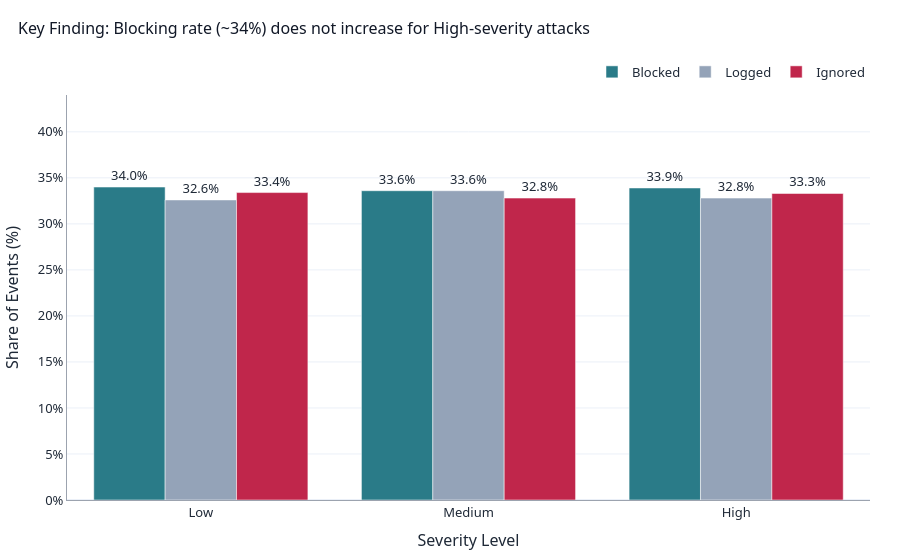

Write notebook code for a chart like this one.
### Markdown cell above
## 3. Inline Preview — Key Finding: Response Action by Severity

### Code cell
act = pd.crosstab(clean["Severity Level"], clean["Action Taken"], normalize="index").mul(100).round(1)
act_long = act.reset_index().melt(id_vars="Severity Level", var_name="Action Taken", value_name="Percent")
fig = px.bar(
    act_long,
    x="Severity Level",
    y="Percent",
    color="Action Taken",
    barmode="group",
    category_orders={"Severity Level": analysis.SEV_ORDER, "Action Taken": analysis.ACTION_ORDER},
    color_discrete_map=analysis.ACTION_COLORS,
    text="Percent",
    labels={"Percent": "Share of Events (%)"},
    title="Key Finding: Blocking rate (~34%) does not increase for High-severity attacks",
)
fig.update_traces(texttemplate="%{text:.1f}%", textposition="outside")
fig.update_yaxes(range=[0, 44], ticksuffix="%")
analysis.style_plotly(fig, show_legend=True).show()

### Figure 1 — Plotly figure (JSON) as saved in the notebook; plotly's stock layout.template omitted (floating-point values rounded to 4 significant figures)
{"data": [{"alignmentgroup": "True", "hovertemplate": "Action Taken=Blocked<br>Severity Level=%{x}<br>Share of Events (%)=%{text}<extra></extra>", "legendgroup": "Blocked", "marker": {"color": "#2A7B88", "pattern": {"shape": ""}}, "name": "Blocked", "offsetgroup": "Blocked", "orientation": "v", "showlegend": true, "text": [34.0, 33.6, 33.9], "textposition": "outside", "texttemplate": "%{text:.1f}%", "type": "bar", "x": ["Low", "Medium", "High"], "xaxis": "x", "y": [34.0, 33.6, 33.9], "yaxis": "y"}, {"alignmentgroup": "True", "hovertemplate": "Action Taken=Logged<br>Severity Level=%{x}<br>Share of Events (%)=%{text}<extra></extra>", "legendgroup": "Logged", "marker": {"color": "#94A3B8", "pattern": {"shape": ""}}, "name": "Logged", "offsetgroup": "Logged", "orientation": "v", "showlegend": true, "text": [32.6, 33.6, 32.8], "textposition": "outside", "texttemplate": "%{text:.1f}%", "type": "bar", "x": ["Low", "Medium", "High"], "xaxis": "x", "y": [32.6, 33.6, 32.8], "yaxis": "y"}, {"alignmentgroup": "True", "hovertemplate": "Action Taken=Ignored<br>Severity Level=%{x}<br>Share of Events (%)=%{text}<extra></extra>", "legendgroup": "Ignored", "marker": {"color": "#C0264B", "pattern": {"shape": ""}}, "name": "Ignored", "offsetgroup": "Ignored", "orientation": "v", "showlegend": true, "text": [33.4, 32.8, 33.3], "textposition": "outside", "texttemplate": "%{text:.1f}%", "type": "bar", "x": ["Low", "Medium", "High"], "xaxis": "x", "y": [33.4, 32.8, 33.3], "yaxis": "y"}], "layout": {"barmode": "group", "font": {"color": "#1F2937", "family": "Segoe UI, Arial, sans-serif", "size": 13}, "legend": {"orientation": "h", "title": {"text": ""}, "tracegroupgap": 0, "x": 1.0, "xanchor": "right", "y": 1.02, "yanchor": "bottom"}, "margin": {"b": 60, "l": 65, "r": 30, "t": 95}, "showlegend": true, "title": {"font": {"color": "#111827", "size": 16}, "text": "Key Finding: Blocking rate (~34%) does not increase for High-severity attacks", "x": 0.02, "xanchor": "left", "y": 0.96}, "xaxis": {"anchor": "y", "categoryarray": ["Low", "Medium", "High"], "categoryorder": "array", "domain": [0.0, 1.0], "linecolor": "#9CA3AF", "linewidth": 1, "mirror": false, "showline": true, "title": {"text": "Severity Level"}}, "yaxis": {"anchor": "x", "domain": [0.0, 1.0], "linecolor": "#9CA3AF", "linewidth": 1, "mirror": false, "range": [0, 44], "showline": true, "ticksuffix": "%", "title": {"text": "Share of Events (%)"}}}}
